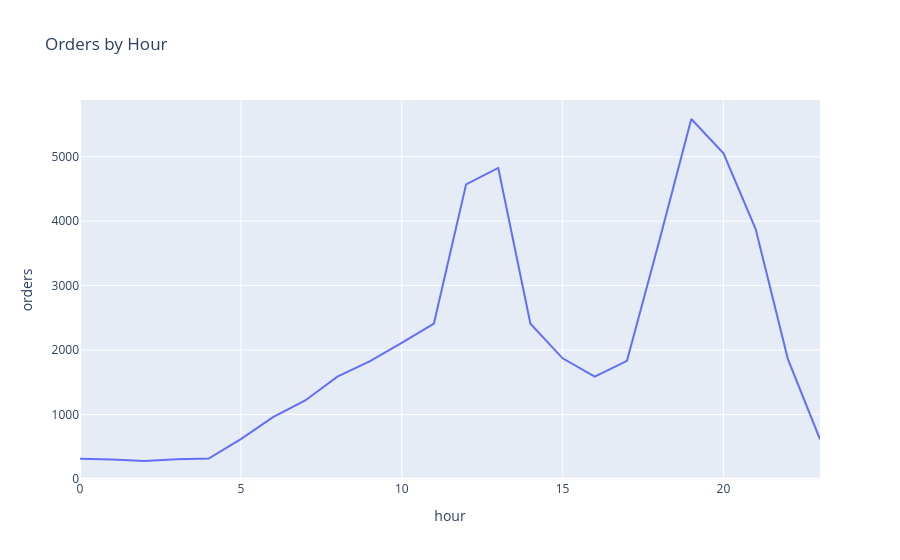

The notebook cell this image was saved under:
### Code cell
fig = px.line(
    hourly_orders,
    x='hour',
    y='orders',
    title='Orders by Hour'
)

fig.show()

### Figure 1 — Plotly figure (JSON) as saved in the notebook; plotly's stock layout.template omitted (floating-point values rounded to 4 significant figures)
{"data": [{"hovertemplate": "hour=%{x}<br>orders=%{y}<extra></extra>", "legendgroup": "", "line": {"color": "#636efa", "dash": "solid"}, "marker": {"symbol": "circle"}, "mode": "lines", "name": "", "orientation": "v", "showlegend": false, "type": "scatter", "x": [0, 1, 2, 3, 4, 5, 6, 7, 8, 9, 10, 11, 12, 13, 14, 15, 16, 17, 18, 19, 20, 21, 22, 23], "xaxis": "x", "y": [312, 302, 277, 306, 315, 617, 957, 1216, 1586, 1825, 2109, 2410, 4571, 4826, 2407, 1871, 1586, 1832, 3683, 5586, 5052, 3877, 1863, 614], "yaxis": "y"}], "layout": {"legend": {"tracegroupgap": 0}, "title": {"text": "Orders by Hour"}, "xaxis": {"anchor": "y", "domain": [0, 1], "title": {"text": "hour"}}, "yaxis": {"anchor": "x", "domain": [0, 1], "title": {"text": "orders"}}}}
